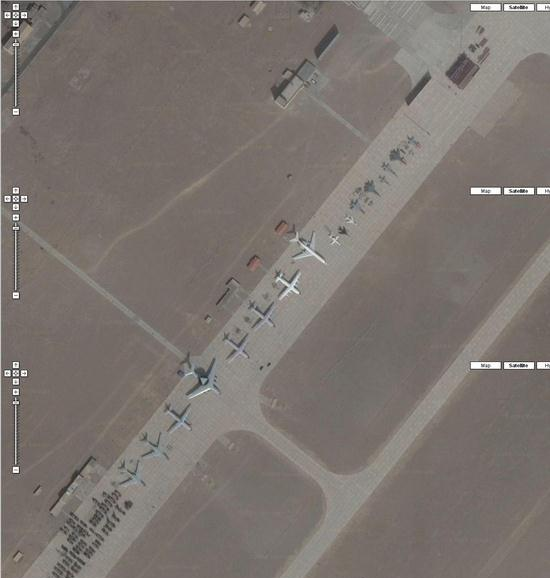
#> input picture Assets/airport.bmp, 550 x 578 px
$ jupyter execute '影像匹配-相关系数法.ipynb'
#> lines starting #> are read from the running program, lines starting #| are printed output that depends on the picture; after the words box and inside, x2 and y2 are one past the last pixel; in counts of white or black regions, pixels touching at a corner belong together
# 相关系数法影像匹配

## 流程图

## 相关系数的计算
$$\rho=\frac{S_{gg'}-S_g \cdot S_{g'}/N}{\sqrt{(S_{gg}-S_g^2/N)(S_{g'g'}S^2_{g'}/N)}}$$

$S_g$ 是模板图像的每个像素的灰度值之和
$S_{g'}$是窗口图像的每个像素的灰度值之和

$S_{gg}$是模板图像与自身的每个像素的点积之和

$S_{g'g'}$是窗口图像与自身的每个像素的点积之和

$S_{gg'}$是模板图像与窗口图像的每个像素的点积之和

假设模板图像$g$为$\begin{pmatrix}1 & 2 & 3\\\ 4 & 5 & 6\\\ 7 & 8 & 9 \end{pmatrix}$，某个窗口图像$g'$为$\begin{pmatrix}1 & 8 & 5\\\ 7 & 4 & 2\\\ 3 & 1 & 6 \end{pmatrix}$
则

$S_g=1+2+3+4+5+6+7+8+9=45$

$S_{g'}=1+8+5+7+4+2+3+1+6=37$

$S_{gg}=1\times 1+8\times 8+5\times 5+7\times 7+4\times 4+2\times 2+3\times 3+1\times 1+6\times 6=175$

$S_{g'g'}=1\times 1+2\times 2+3\times 3+4\times 4+5\times 5+6\times 6+7\times 7+8\times 8+9\times 9=285$

$S_{gg'}=1\times 1+2\times 8+3\times 5+4\times 7+5\times 4+6\times 2+7\times 3+8\times 1+9\times 6=175$

[cell 1]
import numpy as np
def get_correlation(match_window_image, template_image):
    sggp = np.sum(np.multiply(match_window_image, template_image))
    sgg = np.sum(np.multiply(template_image, template_image))
    sgpgp = np.sum(np.multiply(match_window_image, match_window_image))
    sg = np.sum(template_image)
    sgp = np.sum(match_window_image)
    n = template_image.size
    a = sggp - sg * sgp / n
    b = sgg - sg * sg / n
    c = sgpgp - sgp * sgp / n
    p = a / np.sqrt(b * c)
    return p

## 计算模板图像与匹配图像上每个窗口之间的相关系数

[cell 2]
def do_match_image(match_image, template_image, search_area=None):
    """
    在搜索区域中进行逐窗口的相关系数计算
    @ matchImage: 大图,在这张图上进行匹配
    @ templateImage: 小图,模板图像
    @ searchArea: 搜索区域,默认是全图
    @ return：匹配位置的左上角坐标
    """
    # 如果未指定搜索区域，则搜索区域为待匹配影像全图
    if search_area is None:
        search_area = (0, 0, match_image.shape[1], match_image.shape[0])
    # 搜索区域大小
    search_area_width = search_area[2]
    search_area_height = search_area[3]
    # 模板大小
    template_image_height = template_image.shape[0]
    template_image_width = template_image.shape[1]
    # 遍历搜索区域，计算每个窗口与模板图像的相关系数
    correlations = []  # 每个窗口与模板图像的相关系数都存在这个数组中
    for y in range(search_area_height - template_image_height + 1):
        for x in range(search_area_width - template_image_width + 1):
            left_up_x = search_area[0] + x
            left_up_y = search_area[1] + y
            match_window_image = match_image[left_up_y:left_up_y + template_image_height,
                                             left_up_x:left_up_x + template_image_width]
            correlations.append(get_correlation(
                match_window_image, template_image))

    # 由相关系数最大值的位置计算匹配位置的左上角坐标
    max_location = np.argmax(correlations)
    matched_up_left_x = search_area[0] + \
        max_location % (search_area_width - template_image_width + 1)
    matched_up_left_y = search_area[1] + max_location / \
        (search_area_width - template_image_width + 1)
    matched_up_left = (int(matched_up_left_x), int(matched_up_left_y))
    # 返回坐标
    return matched_up_left

在`do_match_image`中我们传入了三个参数，分别是待匹配的大图`match_image`、模板图像`template_image`和搜索区域`search_area`.

其中待匹配图像需要是单波段的灰度图像，这个可以在传入之前用opencv的`cvtColor`进行转换。
模板图像也是单波段的灰度图像，处理方式同待匹配图像。
搜索区域如果未指定（即为默认值None），则认为是在`match_image`全图中进行主窗口匹配

> opencv中的矩形`rectangle`有两种定义方式，一种是指定左上角点与右下角点的坐标，另一种方式是指定左上角点坐标与宽度和长度，本程序采用第二种。

两个嵌套的`for`实现的是从匹配图像上，依据模板图像的大小，按照行的方向裁取窗口图像，并将其与模板图像进行相关系数的计算，并将计算得到的相关系数存入一个数组。
窗口滑动的动画演示过程如下：

> 需要注意的是，绿色框内（不包括绿色框）是窗口图像，绿色框是窗口图像最外层像素的外层一个像素

第三部分是是根据相对系数数组，找到最大值索引，由该索引计算匹配位置的左上角坐标。
1. 由`np.argmax`获取到最大值的索引。
2. 再将该最大值索引对搜索区域宽度与模板宽度之差求商，得到相对于y方向的坐标增量，由于索引是从0开始，宽度是从1开始计算的，所以要加一。
3. 对坐标值取整（实际是整数，小数位为0），返回坐标值

## 从读图像开始实践
### 读图与预处理

[cell 3]
import cv2 as cv
match_image_origin = cv.imread("../Assets/airport.bmp")
#> match_image_origin is the input picture: shape (578, 550, 3); mean B, G, R 111.8, 116.4, 123.9
template_image_origin = cv.imread("../Assets/template.bmp")
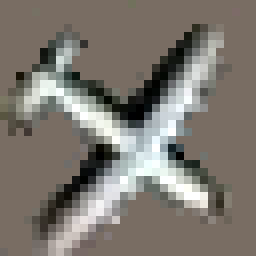
#> input picture Assets/template.bmp, 32 x 32 px (shown 8 times larger)
#> template_image_origin is the input picture: shape (32, 32, 3); mean B, G, R 112.4, 119.8, 125.5

match_image_gary = cv.cvtColor(match_image_origin, cv.COLOR_BGR2GRAY).astype('float32')
template_image_gary = cv.cvtColor(template_image_origin, cv.COLOR_BGR2GRAY).astype('float32')

### 设置标记出搜索区域（可选）

[cell 4]
import matplotlib.pyplot as plt
# 设置搜索区域,左上角点为（250，130），宽为80，高为100
searchArea = (250, 230, 80, 100)
# 画出搜索区域边界,注意边界的位置。
searchAreaBoundary = (searchArea[0] - 1, searchArea[1] - 1, searchArea[2] + 2, searchArea[3] + 2)
# 将原图复制一份，在复制品上画
draw_image = match_image_origin.copy()
cv.rectangle(draw_image, searchAreaBoundary, color=(255, 0, 0))
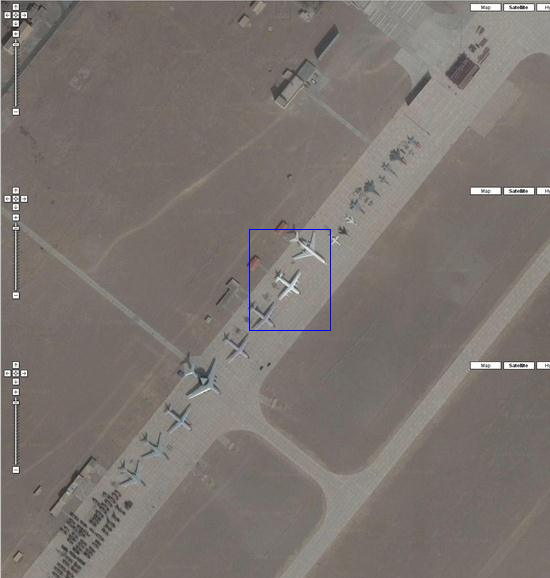
#> draw_image: shape (578, 550, 3); 0.11% of pixels changed, all inside (x1, y1, x2, y2) = (249, 229, 331, 331)
# 用matplotlib画出，opencv不能在jupyter画出
# matplotlib彩图编码是RGB,opencv是BGR，所以要先进行颜色转换
plt.imshow(cv.cvtColor(draw_image, cv.COLOR_BGR2RGB))

### 进行匹配操作

[cell 5]
matched_location = do_match_image(match_image_gary, template_image_gary, searchArea)
#> the loop in do_match_image, `for y in range(search_area_height - template_image_height + 1):` made 69 passes
#> after the loop in do_match_image, `for y in range(search_area_height - template_image_height + 1):`:
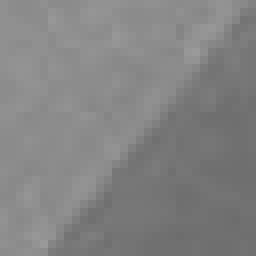
#> match_window_image: shape (32, 32) float32 (shown 8 times larger); min 109, max 155, mean 130.6

### 标记结果

[cell 6]
template_height = template_image_origin.shape[0]
template_width = template_image_origin.shape[1]

mark_boundary=(matched_location[0]-1,matched_location[1]-1,template_height+2,template_height+2)
cv.rectangle(draw_image,mark_boundary,color=(0,255,0))
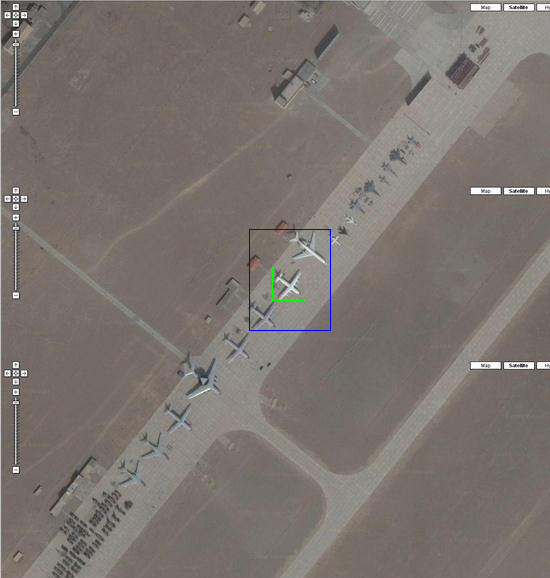
#> draw_image: shape (578, 550, 3); 0.04% of pixels changed, all inside (x1, y1, x2, y2) = (272, 267, 306, 301)
plt.imshow(cv.cvtColor(draw_image, cv.COLOR_BGR2RGB))
